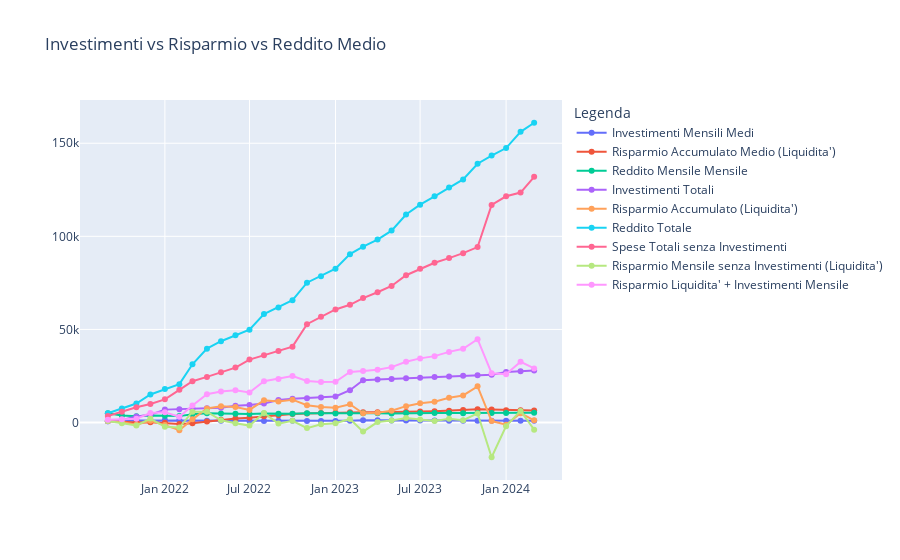
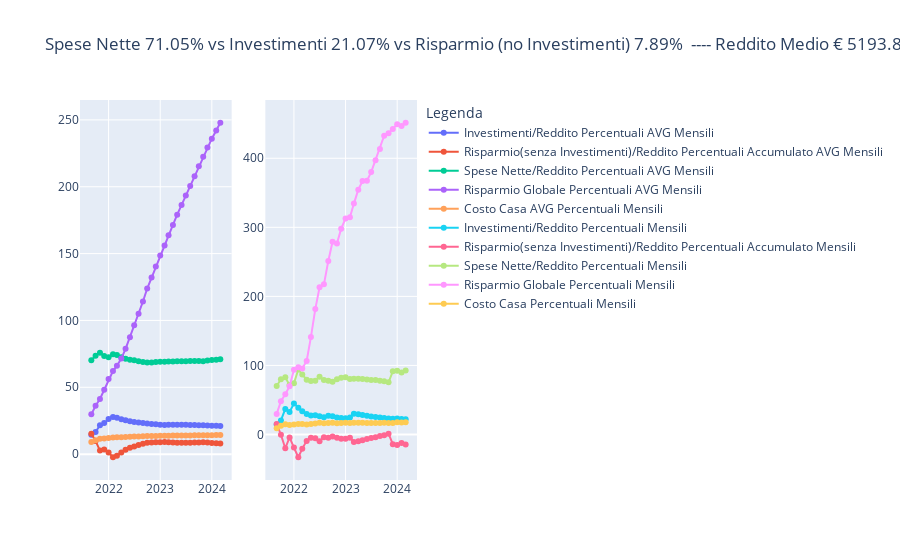

The code cell stored with these charts, in order, in its notebook:
### Markdown cell above
**GRAFICI CON DATI DA CSV**
==================

### Code cell
####################################################################
##########################################################################
##########################################################################
###################### GRAFICI ###########################################
##########################################################################
##### RISPARMIO ######
# y_list_fig          = [risparmio_netto_collect,risparmio_netto_avg_values]
# name_trace_list_fig = ['Risparmio Netto','Risparmio Netto Medio']
# n_traces_fig        = 2
# fig  = create_plot(x=date_list,y=y_list_fig,name_graph='Grafico Risparmio',name_trace=name_trace_list_fig,overlap = 1,n_traces= n_traces_fig)
# ##### REDDITO   ######
# y_list_fig1          = [reddito_collect,reddito_avg_values]
# name_trace_list_fig1 = ['Reddito Percepito','Reddito Medio']
# n_traces_fig1        = 2
# fig1 = create_plot(x=date_list,y=y_list_fig1,name_graph='Reddito Totale',name_trace=name_trace_list_fig1,overlap = 1,n_traces= n_traces_fig1)
# ##### GROWTH RATE ####
# y_list_fig2          = [stipendio_diviso_per_anni,growth_rate]
# name_trace_list_fig2 = ['Reddito annuo','Grothw_rate']
# n_traces_fig2        = 2
# fig2 = create_plot(x=observed_years,y=y_list_fig2,name_graph='Reddito annuo',name_trace=name_trace_list_fig2,overlap = 1,n_traces= n_traces_fig2)
# ##### SPESE MENSILI ##
# y_list_fig3          = [spese_collect,spese_nette_avg_values]
# name_trace_list_fig3 = ['Spese Mensili','Spese Medie Mensili']
# n_traces_fig3        = 2
# fig3 = create_plot(x=date_list,y=y_list_fig3,name_graph='Spese per mese',name_trace=name_trace_list_fig3,overlap = 1,n_traces= n_traces_fig3)
# ##### SPESE - INVESTIMENTI ##
# y_list_fig4          = [spese_nette_values,spese_nette_avg_values]
# name_trace_list_fig4 = ['Spese - Investimenti Mensili','Spese - Investimenti Medi']
# n_traces_fig4        = 2
# fig4                 = create_plot(x=date_list,y=y_list_fig4,name_graph='Spese - Investimenti',name_trace=name_trace_list_fig4,overlap = 1,n_traces= n_traces_fig4)
##### CONFRONTI REDDITO, INVESTIMENTI, RISPARMIO ###
y_list_fig5 = [
    investment_collect_avg_values,
    risparmio_total_avg_values,
    reddito_avg_values,
    investement_total_list,
    risparmio_total_list,
    reddito_total_list,
    spese_nette_total_list,
    risparmio_netto_collect,
    risparmio_invest_liquid_total_list,
]
name_trace_list_fig5 = [
    "Investimenti Mensili Medi",
    "Risparmio Accumulato Medio (Liquidita')",
    "Reddito Mensile Mensile",
    "Investimenti Totali",
    "Risparmio Accumulato (Liquidita')",
    "Reddito Totale",
    "Spese Totali senza Investimenti",
    "Risparmio Mensile senza Investimenti (Liquidita')",
    "Risparmio Liquidita' + Investimenti Mensile",
]
n_traces_fig5 = 8
fig5 = create_plot(
    x=date_list,
    y=y_list_fig5,
    name_graph="Investimenti vs Risparmio vs Reddito Medio",
    name_trace=name_trace_list_fig5,
    overlap=1,
    n_traces=n_traces_fig5,
)
#### CONFRONTI REDDITO, INVESTIMENTI, RISPARMIO PERCENTUALI ###
y_list_fig6 = [
    investement_total_perct_avg_values,
    risparmio_no_invest_perct_avg_values,
    spese_nette_perct_avg_values,
    risparmio_global_perct_avg_values,
    costo_casa_perct_avg_values,
]
name_trace_list_fig6 = [
    "Investimenti/Reddito Percentuali AVG Mensili",
    "Risparmio(senza Investimenti)/Reddito Percentuali Accumulato AVG Mensili",
    "Spese Nette/Reddito Percentuali AVG Mensili",
    "Risparmio Globale Percentuali AVG Mensili",
    "Costo Casa AVG Percentuali Mensili",
]
name_trace1_list_fig6 = [
    "Investimenti/Reddito Percentuali Mensili",
    "Risparmio(senza Investimenti)/Reddito Percentuali Accumulato Mensili",
    "Spese Nette/Reddito Percentuali Mensili",
    "Risparmio Globale Percentuali Mensili",
    "Costo Casa Percentuali Mensili",
]
y1_list_fig6 = [
    investement_total_perct_values,
    risparmio_no_invest_perct_values,
    spese_nette_perct_values,
    risparmio_global_perct_values,
    costo_casa_perct_values,
]
n_traces_fig6 = 5
n_graphs_fig6 = 2
spese_nette_mensile_perct_avg_values_round = "{:.2f}".format(
    spese_nette_perct_avg_values[-1]
)
risparmio_mensile_perct_avg_values_round = "{:.2f}".format(
    risparmio_no_invest_perct_avg_values[-1]
)
investement_total_perct_avg_values_round = "{:.2f}".format(
    investement_total_perct_avg_values[-1]
)
reddito_medio_avg_values_round = "{:.2f}".format(reddito_avg_values[-1])
stipendio_medio_avg_values_round = "{:.2f}".format(reddito_only_ifx_avg_values[-1])
name_graph_fig6 = f"Spese Nette {spese_nette_mensile_perct_avg_values_round}% vs Investimenti {investement_total_perct_avg_values_round}% vs Risparmio (no Investimenti) {
    risparmio_mensile_perct_avg_values_round}%  ---- Reddito Medio € {reddito_medio_avg_values_round}, Stipendio Medio € {stipendio_medio_avg_values_round}"
fig6_sub = create_subplot(
    x=date_list,
    y=y_list_fig6,
    y1=y1_list_fig6,
    name_graph=name_graph_fig6,
    name_trace=name_trace_list_fig6,
    name_trace1=name_trace1_list_fig6,
    overlap=1,
    n_graphs=n_graphs_fig6,
)
